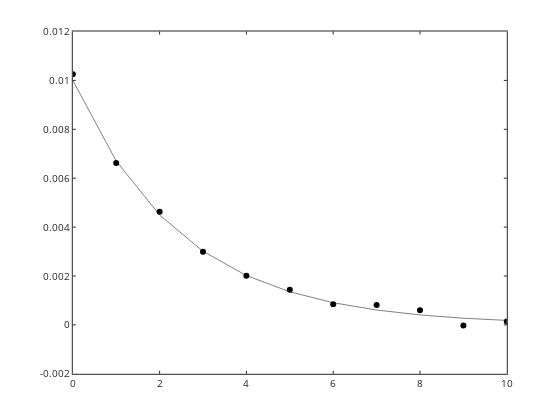

Notebook cell for this chart:
### Markdown cell above
# Linear Regresion (reminder)

 - linear models have the form
 
 $$ y= \beta_1 X_1 + \beta_2 X_2 + ... + \beta_n X_n$$
 
 - it is linear in the parameters (not necessarily in $X$)  
 - X can be transformation of the independent variable ($x$).  We did an example of $x^2$, but could be $\sin(x)$ or $\log(x)$ or whatever.  ($X$ can't be a function of $x$ and $y$ though, the only variable term in the expression for each $X$ must be $x$)
 - nonlinear models are everthing else
 - let's do an example with the first order decay equation
 
 $$ N = N_0 e^{-kt} $$
 
  - let's assume an initial concentration of 0.01 M and a rate constant of 0.4 s$^{-1}$

### Code cell
% define the variables and constants
N0=0.01; k=0.4; t=0:1:10;

% define the function.  remember the anonymous function from Lecture 1?
firstorderdecay = @(t,N0,k) (N0.*exp(-k*t));

%calculate N as a function of time
N=firstorderdecay(t,N0,k); Nnoerror=N;

%plot it
plot(t,N,'ko')

%let's add some noise
err=0.02*max(N);
N=N+err*randn(1,length(N));

%plot with error
plot(t,N,'ko',t,Nnoerror,'k-')

### Figure 1 — Plotly figure (JSON) as saved in the notebook; plotly's stock layout.template omitted (floating-point values rounded to 4 significant figures)
{"data": [{"line": {"color": "rgb(0,0,0)", "width": 0.5}, "marker": {"color": "rgb(0,0,0)", "line": {"color": "rgb(0,0,0)"}, "size": 6, "symbol": "circle"}, "mode": "markers", "name": "", "showlegend": false, "type": "scatter", "visibility": true, "x": [0, 1, 2, 3, 4, 5, 6, 7, 8, 9, 10], "xaxis": "x", "y": [0.01025, 0.006622, 0.004632, 0.002996, 0.002011, 0.001436, 0.0008464, 0.0008141, 0.000602, -2.868e-05, 0.0001438], "yaxis": "y"}, {"line": {"color": "rgb(0,0,0)", "dash": "solid", "width": 0.5}, "marker": {"color": "rgb(0,0,0)", "line": {"color": "rgb(0,0,0)"}, "size": 6, "symbol": "none"}, "mode": "lines", "name": "", "showlegend": false, "type": "scatter", "visibility": true, "x": [0, 1, 2, 3, 4, 5, 6, 7, 8, 9, 10], "xaxis": "x", "y": [0.01, 0.006703, 0.004493, 0.003012, 0.002019, 0.001353, 0.0009072, 0.0006081, 0.0004076, 0.0002732, 0.0001832], "yaxis": "y"}], "layout": {"height": 420, "hovermode": "closest", "margin": {"b": 0, "l": 0, "r": 0, "t": 0}, "plot_bgcolor": "rgba(0,0,0,0)", "showlegend": false, "width": 560, "xaxis": {"anchor": "y", "autorange": false, "domain": [0.13, 0.905], "exponentformat": "none", "gridcolor": "rgba(38,38,38,0.15)", "gridwidth": 1, "linecolor": "rgb(38,38,38)", "linewidth": 1, "mirror": "ticks", "range": [0, 10], "showgrid": false, "showline": true, "side": "bottom", "spikedash": "solid", "spikemode": "across", "spikesides": false, "spikethickness": 1, "tickangle": 0, "tickcolor": "rgb(38,38,38)", "tickfont": {"color": "rgb(38,38,38)", "size": 10}, "ticklen": 3, "ticks": "inside", "ticktext": ["0", "2", "4", "6", "8", "10"], "tickvals": [0, 2, 4, 6, 8, 10], "title": {"font": {"color": "rgb(0,0,0)", "size": 11}, "text": ""}, "type": "linear", "visible": true, "zeroline": false}, "yaxis": {"anchor": "x", "autorange": false, "domain": [0.11, 0.925], "exponentformat": "none", "gridcolor": "rgba(38,38,38,0.15)", "gridwidth": 1, "linecolor": "rgb(38,38,38)", "linewidth": 1, "mirror": "ticks", "range": [-0.002, 0.012], "showgrid": false, "showline": true, "side": "left", "spikedash": "solid", "spikemode": "across", "spikesides": false, "spikethickness": 1, "tickangle": 0, "tickcolor": "rgb(38,38,38)", "tickfont": {"color": "rgb(38,38,38)", "size": 10}, "ticklen": 3, "ticks": "inside", "ticktext": ["-0.002", "0", "0.002", "0.004", "0.006", "0.008", "0.01", "0.012"], "tickvals": [-0.002, 0, 0.002, 0.004, 0.006, 0.008, 0.01, 0.012], "title": {"font": {"color": "rgb(0,0,0)", "size": 11}, "text": ""}, "type": "linear", "visible": true, "zeroline": false}}}
